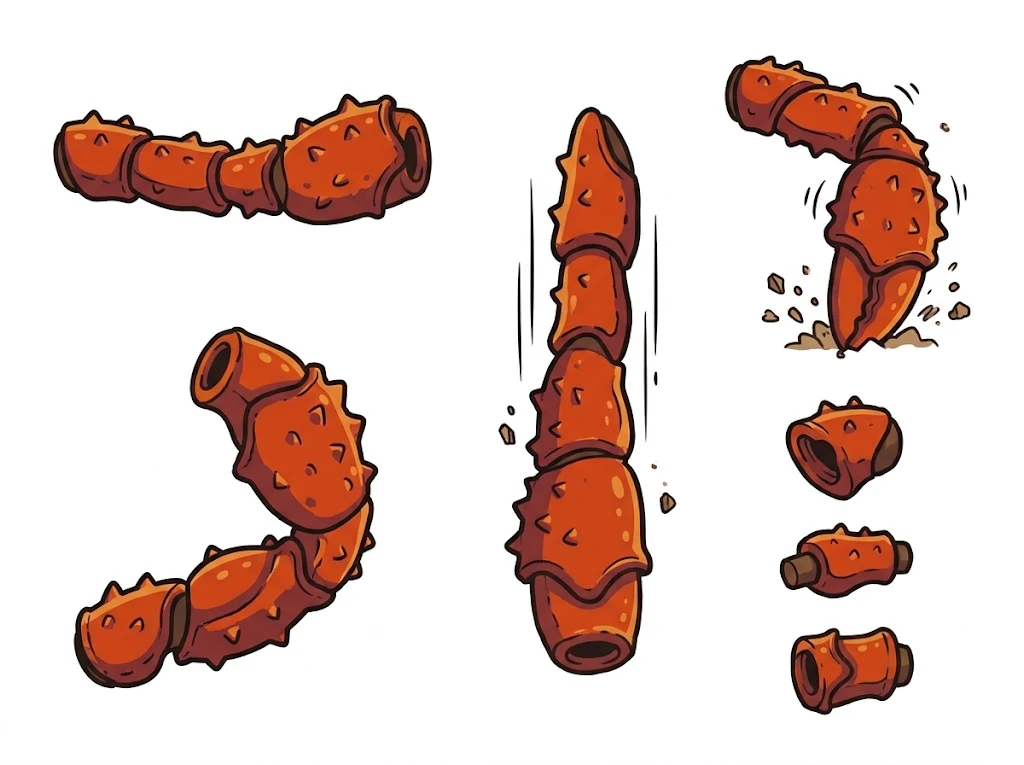
#> input picture art/source/king_arms.png, 1024 x 765 px
$ python -i slice_env.py   (imports and definitions only)
#> lines starting #> are read from the running program, lines starting #| are printed output that depends on the picture; after the words box and inside, x2 and y2 are one past the last pixel; in counts of white or black regions, pixels touching at a corner belong together
#> further down, picture is the input picture: shape (765, 1024, 3); mean B, G, R 199.5, 205.5, 226
"""Turn the environment art in art/source/ into game-ready files in assets/env/.

 * dirt_tile.webp  -> dirt.jpg          (seamless fill texture, 512x512)
 * grass_strip.png -> grass_strip.png   (seamless strip, white removed, resized)
 * background.png  -> background.jpg    (seamless parallax backdrop)
 * ramp.png        -> ramp.png + src/rampProfile.js (the plank's top curve)
 * decorations.png -> tuft/mushroom/rocks/flower/bush.png
 * props.png       -> fence/tree/tires/finish_gate.png
 * spooky_*, desert_*, snow_* -> the same for the other looks (snow uses a
   "snow" cut, since snow is nearly white)

The white-background sheets get a real alpha channel: white connected to the
image border becomes transparent, and the anti-aliased edge pixels next to it
are turned into a soft dark outline (no white fringe).

Run from the repo root:  python tools/slice_env.py
Needs: pip install pillow numpy scipy
"""
import json
from pathlib import Path

import numpy as np
from PIL import Image
from scipy import ndimage

ROOT = Path(__file__).resolve().parent.parent
SRC = ROOT / "art" / "source"
OUT = ROOT / "assets" / "env"

GRASS_HEIGHT = 112  # strip height in game px (the art is resized so the game uses it 1:1)

DECOR = {  # name: crop box (x0, y0, x1, y1) in decorations.png
    "tuft": (85, 80, 562, 331),
    "mushroom": (690, 94, 928, 340),
    "rocks": (318, 390, 706, 633),
    "flower": (143, 660, 352, 954),
    "bush": (532, 672, 962, 959),
}
PROPS = {  # in props.png
    "fence": (37, 30, 562, 229),
    "tree": (24, 239, 331, 559),
    "tires": (374, 277, 664, 557),
    "finish_gate": (682, 24, 1001, 562),
}
SPOOKY_DECOR = {  # in spooky_decorations.png
    "thorns": (72, 54, 412, 330),
    "pumpkin": (716, 77, 959, 325),
    "spooky_mushrooms": (447, 209, 668, 464),
    "tombstone": (647, 427, 980, 692),
    "bones": (121, 473, 457, 679),
}
SPOOKY_PROPS = {  # in spooky_props.webp
    "spooky_tree": (566, 20, 982, 385),
    "iron_fence": (41, 53, 505, 340),
    "slime_tires": (70, 415, 449, 736),
    "spooky_gate": (482, 388, 996, 749),
}
DESERT_DECOR = {  # in desert_decorations.webp
    "cactus": (49, 28, 371, 373),
    "desert_rocks": (500, 85, 919, 362),
    "tumbleweed": (54, 409, 371, 708),
    "prickly_pear": (744, 415, 993, 690),
    "cow_skull": (419, 434, 725, 686),
}
DESERT_PROPS = {  # in desert_props.webp
    "trex_skull": (552, 29, 946, 331),
    "ranch_fence": (38, 71, 507, 314),
    "desert_gate": (464, 340, 1000, 745),
    "dusty_tires": (62, 399, 445, 729),
}
SPIDER = {  # in spider.png: (x0, y0, x1, y1, keep only the biggest piece?)
    "spider_body": (60, 40, 436, 302, True),
    "spider_legs_left": (35, 324, 261, 614, True),  # hip ball on the right
    "spider_legs_right": (243, 449, 462, 721, True),  # hip ball on the left
    "spider_thread": (446, 58, 532, 696, True),
    "spider_dizzy": (546, 120, 1010, 404, False),  # squished spider + its stars and spirals
}
SNAKE = {  # in snake.png: (x0, y0, x1, y1, keep only the biggest piece?)
    "snake_body": (40, 37, 507, 452, True),  # coiled, head (with bandana) on the left
    "snake_dizzy": (559, 120, 1005, 420, False),  # squished snake + its stars and spirals
}
CRAB = {  # in crab.png: (x0, y0, x1, y1, keep only the biggest piece?)
    "crab_body": (166, 96, 493, 331, True),
    "crab_claw": (29, 35, 197, 336, True),  # the raised claw
    "crab_leg": (245, 464, 409, 714, True),
    "crab_dizzy": (575, 100, 1004, 420, False),  # squished crab + its stars and spirals
}

SNOW_DECOR = {  # in snow_decorations.png
    "snow_log": (44, 49, 620, 349),
    "ice_crystals": (705, 54, 960, 320),
    "snowballs": (35, 420, 358, 695),
    "icy_bramble": (371, 418, 667, 694),
    "ice_rock": (687, 410, 995, 699),
}
SNOW_PROPS = {  # in snow_props.png
    "snow_fence": (33, 28, 973, 273),
    "snow_gate": (19, 287, 533, 747),
    "snow_tires": (532, 427, 762, 745),
    "snow_tree": (751, 361, 1018, 743),
}
SNOWMAN = {  # in snowman.png: (x0, y0, x1, y1, keep only the biggest piece?)
    "snowman_body": (24, 35, 364, 722, True),  # the evil snowman, top hat and twig arms
    "snowman_arm": (359, 99, 541, 334, True),  # a loose raised twig arm (the throwing arm)
    "snowman_dizzy": (528, 108, 1018, 490, False),  # squished, with stars and spirals
}

SNOWBALL = {  # in snowball.png (what the snowmen throw): (x0, y0, x1, y1, keep only the biggest piece?)
    "snowball": (66, 58, 336, 322, True),  # the ball itself (its loose bits are dropped)
    "snowball_poof": (83, 563, 255, 718, True),  # burst when it hits
    "snowball_bits": (543, 58, 802, 228, False),  # chunks flying off
}

SEA_SCENERY = {  # in sea_sheet.png: (x0, y0, x1, y1). The labels under them are dropped.
    "shipwreck": (565, 14, 983, 372),
    "coral_arch": (575, 396, 996, 728),  # the finish arch, with bunting and a treasure chest
    "coral_clump": (36, 376, 188, 520),
    "sea_grass": (218, 376, 353, 521),
    "seashells": (371, 415, 546, 520),
    "anchor": (65, 553, 232, 727),
    "treasure_chest": (284, 589, 492, 726),
}
SEA_CREATURES = {  # in sea_creatures.png: (x0, y0, x1, y1, keep only the biggest piece?)
    "puffer": (150, 30, 385, 204, True),  # calm pufferfish
    "puffer_big": (107, 210, 455, 533, True),  # puffed up, spiky and cross
    "puffer_dizzy": (100, 540, 440, 720, False),  # squished, with stars
    "octopus": (588, 20, 943, 301, True),  # with a bandana
    "octopus_dizzy": (560, 300, 992, 500, False),  # squished, with stars and spirals
    "ink_cloud": (593, 520, 882, 721, True),  # the ink it squirts
    "ink_splat": (904, 586, 982, 677, True),
}
SNORKEL_TRUCK = {  # in truck_snorkel.png (the truck dressed for the underwater level)
    "truck_body_snorkel": (36, 52, 585, 321, True),  # with goggles and a snorkel
    "wreck_body_snorkel": (610, 34, 996, 395, True),  # blown up, underwater
    "bubble_jet": (358, 358, 565, 494, False),  # nitro underwater: a gush of water and bubbles
}

KING_CRAB = {  # the boss, in king_crab.png: (x0, y0, x1, y1, keep only the biggest piece?)
    "king_body": (27, 42, 404, 343, True),  # angry, with its crown and eyes
    "king_claw": (376, 39, 601, 331, True),  # a big raised claw
    "king_legs": (247, 348, 533, 550, True),
    "king_rock": (326, 560, 519, 741, True),  # the rock it throws
    "king_dizzy": (565, 112, 1005, 485, False),  # beaten, with stars and spirals
}
KING_CRAB_SLEEP = {  # in king_crab_sleep.png
    "king_sleep": (35, 169, 625, 656, True),  # fast asleep: bonk it now!
    "king_zzz": (468, 138, 594, 298, False),
    "king_crown": (651, 497, 789, 625, True),
}
KING_SLAM = {  # the claw slam: the arm (in king_arms.png) and the impact (king_slam_fx.png)
    "king_arm_slam": ("king_arms.png", (720, 51, 953, 364), False),  # arm from the body bending down, claw punched into the ground
    "king_slam_burst": ("king_slam_fx.png", (520, 35, 996, 356), False),  # burst of dirt and rocks
    "king_slam_crack": ("king_slam_fx.png", (565, 385, 945, 511), True),  # crack in the ground
    "king_slam_dust_l": ("king_slam_fx.png", (489, 530, 752, 721), False),  # dust cloud puffing left
    "king_slam_dust_r": ("king_slam_fx.png", (754, 532, 1003, 725), False),  # ...and right
}

TRUCK2 = {  # the second truck to pick (the ghost truck), in truck2.png: (x0, y0, x1, y1, keep only the biggest piece?)
    "truck2_body": (39, 111, 536, 311, True),  # green and purple, ghosts and a skull on the side
    "truck2_wreck": (556, 44, 996, 293, True),
    "truck2_boom": (464, 362, 792, 686, False),
}

WRECK = {  # in truck_wreck.png (the truck blown up): (x0, y0, x1, y1, keep only the biggest piece?)
    "wreck_body": (36, 30, 588, 385, True),  # smashed truck, no wheels
    "wreck_wheel1": (29, 369, 241, 576, True),  # tire with a bite out of it
    "wreck_wheel2": (394, 383, 606, 573, True),  # flat tire
    "boom_big": (620, 25, 1012, 432, False),  # explosion with flying bits and stars
    "wreck_shock1": (114, 586, 232, 707, True),
    "wreck_shock2": (238, 522, 294, 686, False),  # its spring is drawn in two pieces
    "wreck_shock3": (325, 525, 398, 679, True),
    "wreck_part1": (46, 619, 116, 696, True),  # bent blue fender
    "wreck_part2": (302, 676, 379, 725, True),  # bent orange fender
    "wreck_part3": (260, 450, 316, 492, True),  # bolt
    "wreck_part4": (401, 644, 477, 709, True),  # rod
    "wreck_part5": (512, 652, 551, 691, True),  # nut
    "wreck_part6": (469, 600, 524, 653, True),  # bolt
}


# [41 lines left out: functions cut_white, glow_cut, not called in this run]


def soft_cut(rgb, thresh=236, feather=1.5, grow=0, fill=True):
    """Bright art on white (a swirl with a white-hot middle, lightning): keep the
    colours as they are, everything that isn't paper is solid, with a soft edge."""
#> called with thresh = 236, feather = 1.5, grow = 0, fill = True
    ink = rgb.min(axis=2) < thresh
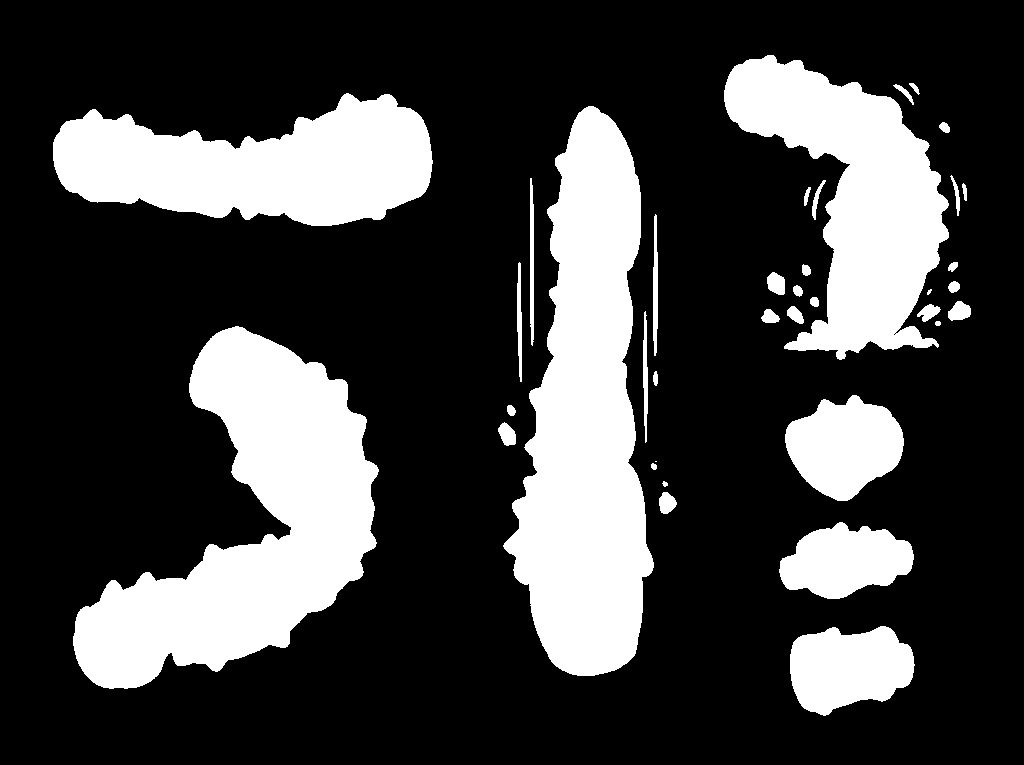
#> ink: shape (765, 1024) bool; 25.6% white; 37 white regions (2 under 20 px), largest, box (x1, y1, x2, y2) and area: (503, 106, 654, 676) 52837, (73, 326, 379, 689) 51678, (724, 55, 949, 360) 33381
    if fill:
        ink = ndimage.binary_fill_holes(ink)
#> ink: shape (765, 1024) bool; 25.6% white; 37 white regions (2 under 20 px), largest, box (x1, y1, x2, y2) and area: (503, 106, 654, 676) 52837, (73, 326, 379, 689) 51678, (724, 55, 949, 360) 33383
    lab, n = ndimage.label(ink)
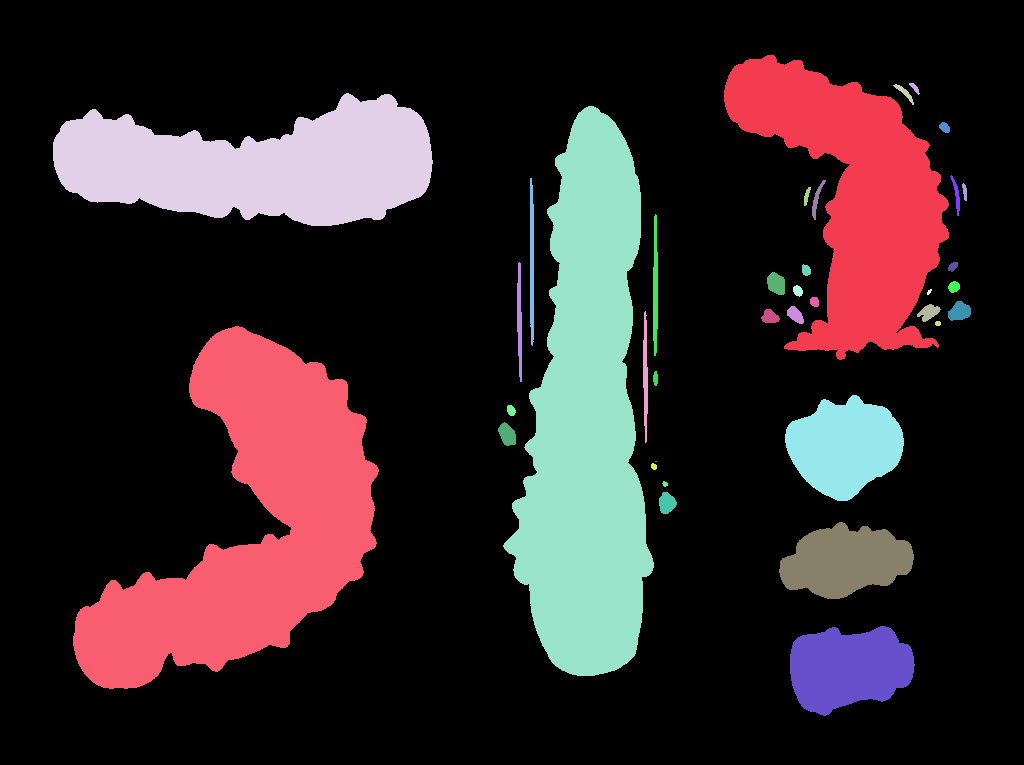
#> lab: shape (765, 1024) int32; 38 distinct labels, from 0 to 37; one colour per label, 0 black
#> n = 37
    if n > 1:
        sizes = ndimage.sum(ink, lab, range(1, n + 1))
#> sizes = 37 values, max 52837 at index 4, min 2 at index 31, mean 5415.4
        ink = np.isin(lab, np.where(sizes > 40)[0] + 1)
    if grow:
        ink = ndimage.binary_dilation(ink, iterations=grow)
    m = ndimage.gaussian_filter(ink.astype(np.float32), feather)
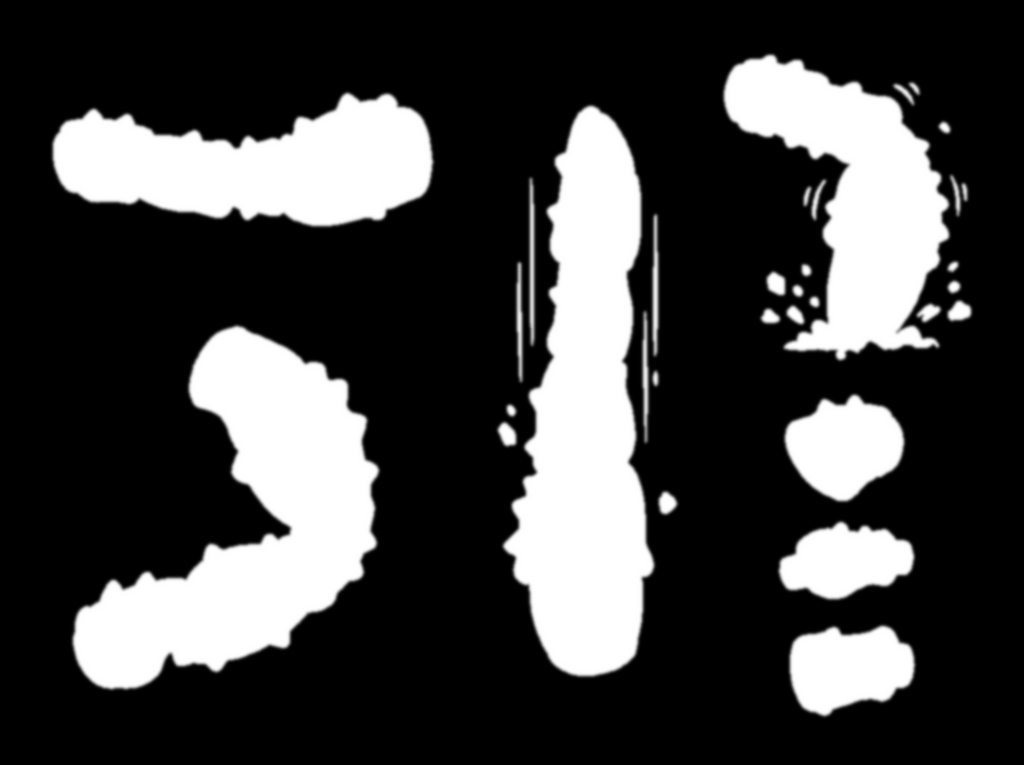
#> m: shape (765, 1024) float32; min 0, max 1, mean 0.256
    return np.dstack([rgb, np.clip(m * 255, 0, 255)]).astype(np.uint8)


# [9 lines left out: function keep_largest, not called in this run]


def trim(rgba, pad=2):
    ys, xs = np.where(rgba[..., 3] > 8)
    return rgba[max(ys.min() - pad, 0) : ys.max() + pad + 1, max(xs.min() - pad, 0) : xs.max() + pad + 1]


def load(name):
    return np.array(Image.open(SRC / name).convert("RGB"))


def save(arr, name):
    Image.fromarray(arr).save(OUT / name)
    print(f"{name}: {arr.shape[1]}x{arr.shape[0]}")


# [343 lines left out: functions seamless, seamless_x, clear_wheel_wells, recolor_wheel, ground_set, main, not called in this run]


# [2 lines not run here, left out]

>>> import cv2
>>> picture = cv2.imread('../art/source/king_arms.png')
>>> result = soft_cut(picture)

$ run again, on art/source/truck2_reference.png
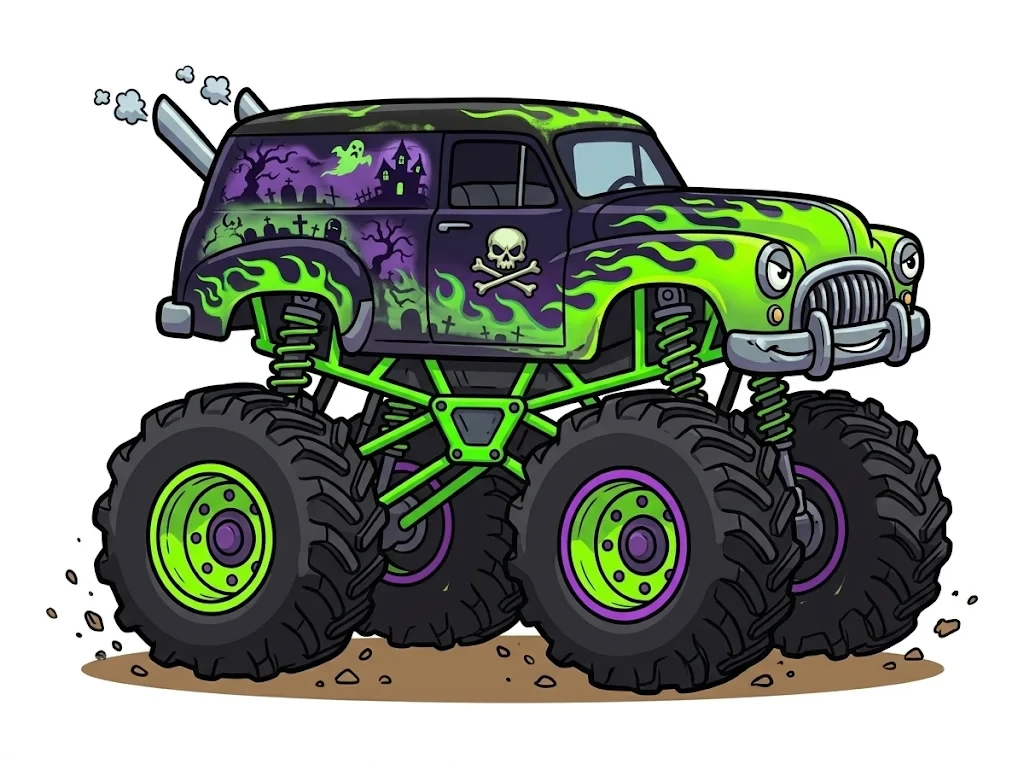
#> input picture art/source/truck2_reference.png, 1024 x 765 px
#> picture is the input picture: shape (765, 1024, 3); mean B, G, R 146.2, 155.3, 150
#> in soft_cut, `ink = rgb.min(axis=2) < thresh`:
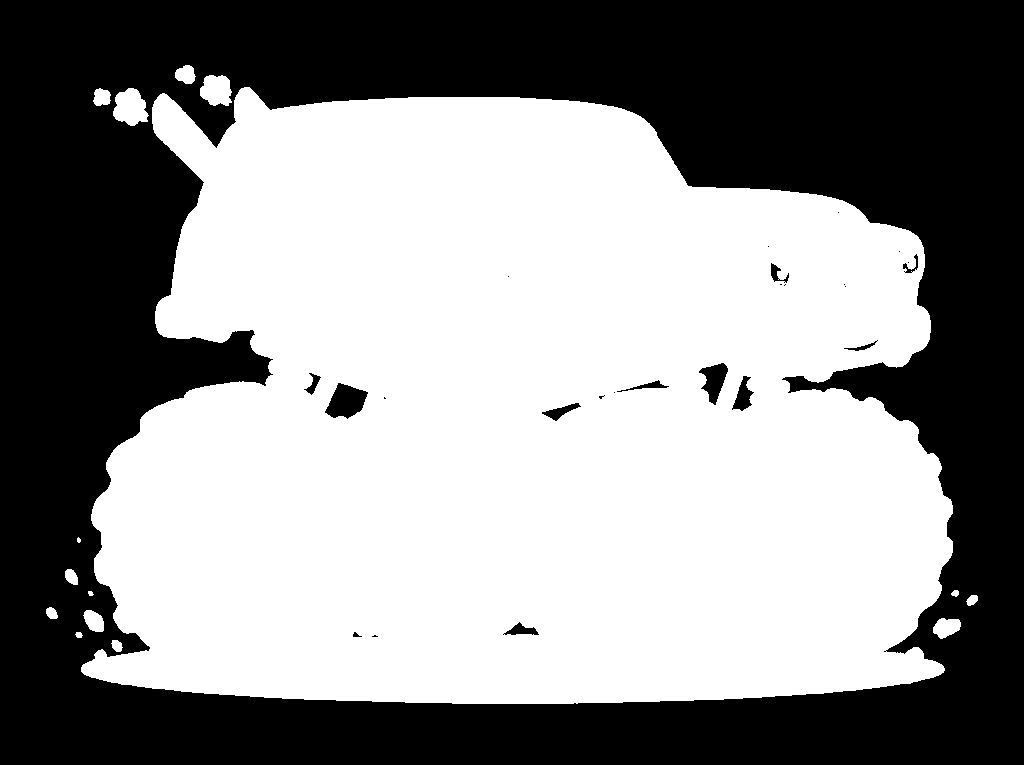
#> ink: shape (765, 1024) bool; 55.4% white; 25 black regions (13 under 20 px), largest, box (x1, y1, x2, y2) and area: (0, 0, 1024, 765) 346475, (325, 383, 368, 419) 977, (699, 363, 728, 405) 657
#> in soft_cut, `lab, n = ndimage.label(ink)`:
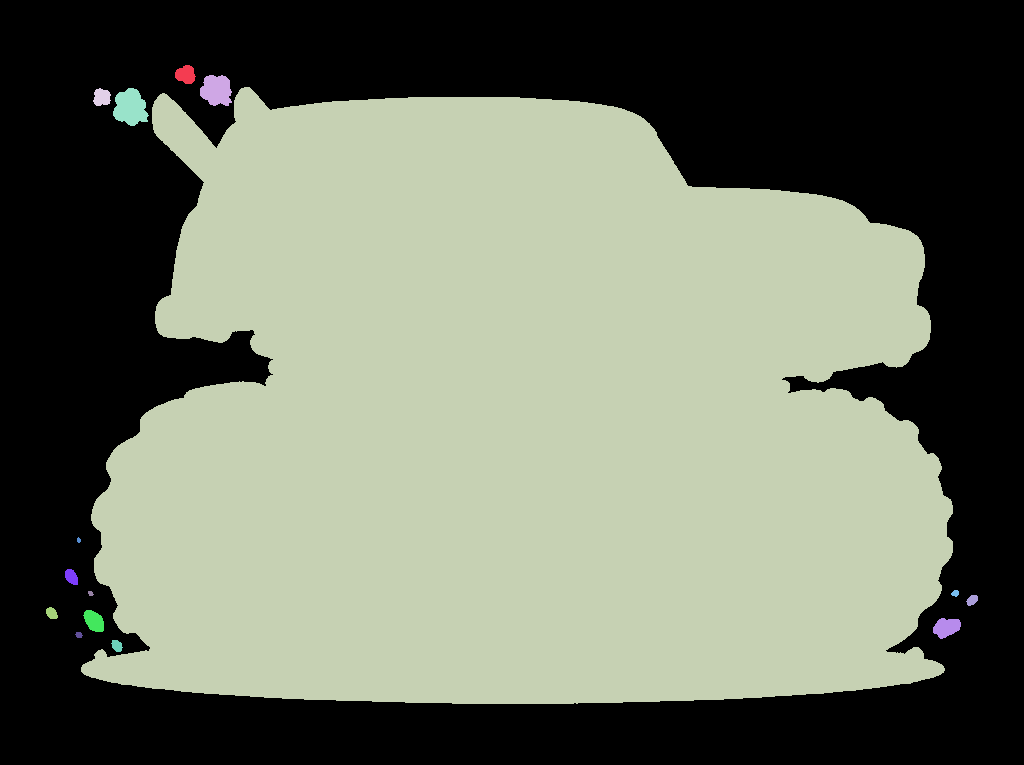
#> lab: shape (765, 1024) int32; 16 distinct labels, from 0 to 15; one colour per label, 0 black
#> n = 15
#> sizes = [292, 777, 433286, 248, 959, 18, 157, 41, 23, 93, 108, 333, 413, 36, 103]
